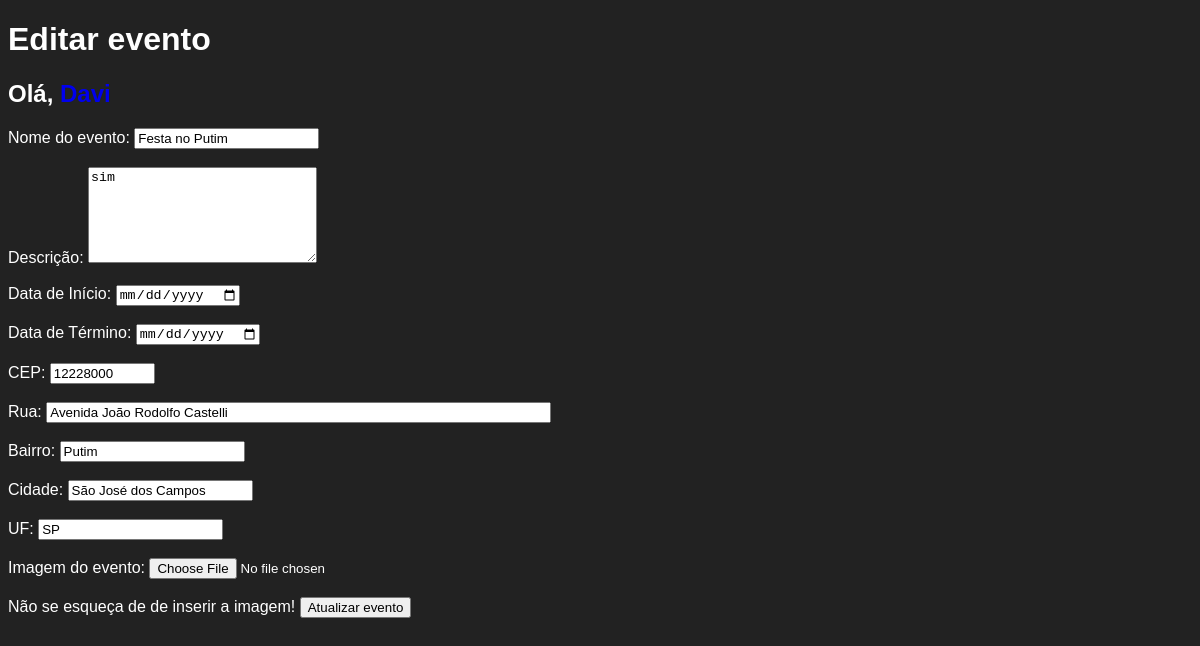
Page /views/editar_evento.php?id_evento=1 (signed in) on the earlier database version.
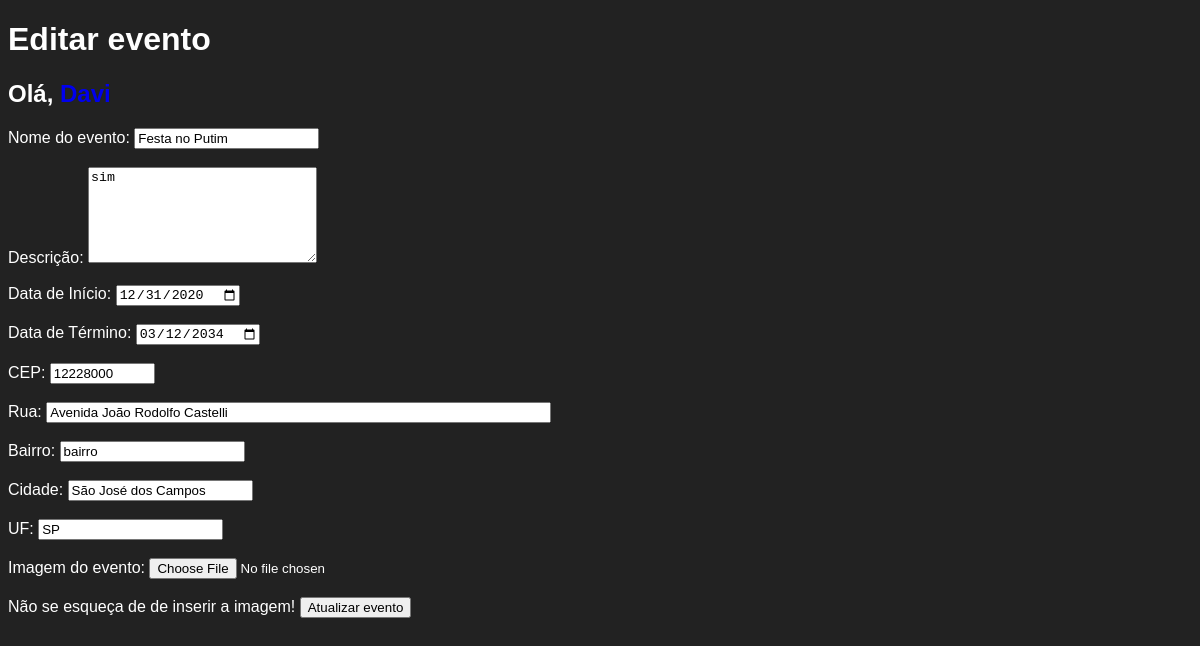
Same page on the later database version.
### tables this page shows
CREATE TABLE `eventos` (
  `id` int(11) NOT NULL,
  `nome_ev` varchar(100) NOT NULL,
  `descricao` varchar(1200) NOT NULL,
  `data_inicio` date NOT NULL,
  `data_fim` date NOT NULL,
  `cep` varchar(8) NOT NULL,
  `rua` varchar(100) NOT NULL,
  `bairro` varchar(40) NOT NULL,
  `cidade` varchar(50) NOT NULL,
  `estado` varchar(40) NOT NULL,
  `path_img` varchar(255) NOT NULL,
  `usuario_id` int(11) NOT NULL
);

### controllers/editar_evento.php (called while the page is built, shortened)
<?php
    require_once "../assets/db/connect.php";
    if(isset($_GET['id_evento'])){
        $result_evento = mysqli_query($conexao, "SELECT * FROM `eventos` WHERE `id` = " . $_GET['id_evento']);
        $numero_result = mysqli_num_rows($result_evento);
        if($numero_result == 1){
            $edit_evento = mysqli_fetch_array($result_evento);
        }
    }
                    ?>

### views/editar_evento.php (the view, shortened to what this page needs)
<?php
    require_once "../controllers/editar_evento.php";
?>
<!DOCTYPE html>
<html lang="en">
<head>
    <link rel="stylesheet" href="../css/dark.css">
</head>
<body>
    <h1>Editar evento</h1>
    <h2><?php echo "Olá, <a href='perfil.php?id=".$_SESSION['id']."'>" . $_SESSION['nome'] . "</a>"; ?></h2>
    <form enctype="multipart/form-data" action="" method="POST">
        Nome do evento: <input type="text" name="a_nome_ev" maxlength="100" value="<?php echo $edit_evento[1]; ?>" required><br><br>
        Descrição: <textarea type="text" name="a_descricao" maxlength="1200" rows="6" cols="26"><?php echo $edit_evento[2]; ?></textarea><br><br>
        Data de Início: <input type="date" name="a_data_inicio" value="<?php echo $edit_evento[3]; ?>" pattern="YYYY-MM-DD" required><br><br>
        Data de Término: <input type="date" name="a_data_fim" value="<?php echo $edit_evento[4]; ?>" pattern="YYYY-MM-DD" required><br><br>
        CEP: <input name="a_cep" type="text" id="cep" value="<?php echo $edit_evento[5]; ?>" size="10" maxlength="9"
               onblur="pesquisacep(this.value);"><br><br>
        Rua: <input name="a_rua" type="text" id="rua" value="<?php echo $edit_evento[6]; ?>" size="60" required><br><br>
        Bairro: <input name="a_bairro" type="text" id="bairro" value="<?php echo $edit_evento[7]; ?>" required><br><br>
        Cidade: <input name="a_cidade" type="text" id="cidade" value="<?php echo $edit_evento[8]; ?>" required><br><br>
        UF: <input name="a_estado" type="text" id="uf" value="<?php echo $edit_evento[9]; ?>" required><br><br>
        Imagem do evento: <input type="file" name="a_img"><br><br>
        Não se esqueça de de inserir a imagem!
        <button type="submit">Atualizar evento</button>
    </form>
</body>
</html>

Differences in the rows shown:
changed eventos "Festa no Putim": a_data_inicio (not shown) → "12/31/2020"; a_data_fim (not shown) → "03/12/2034"; a_bairro "Putim" → "bairro"
